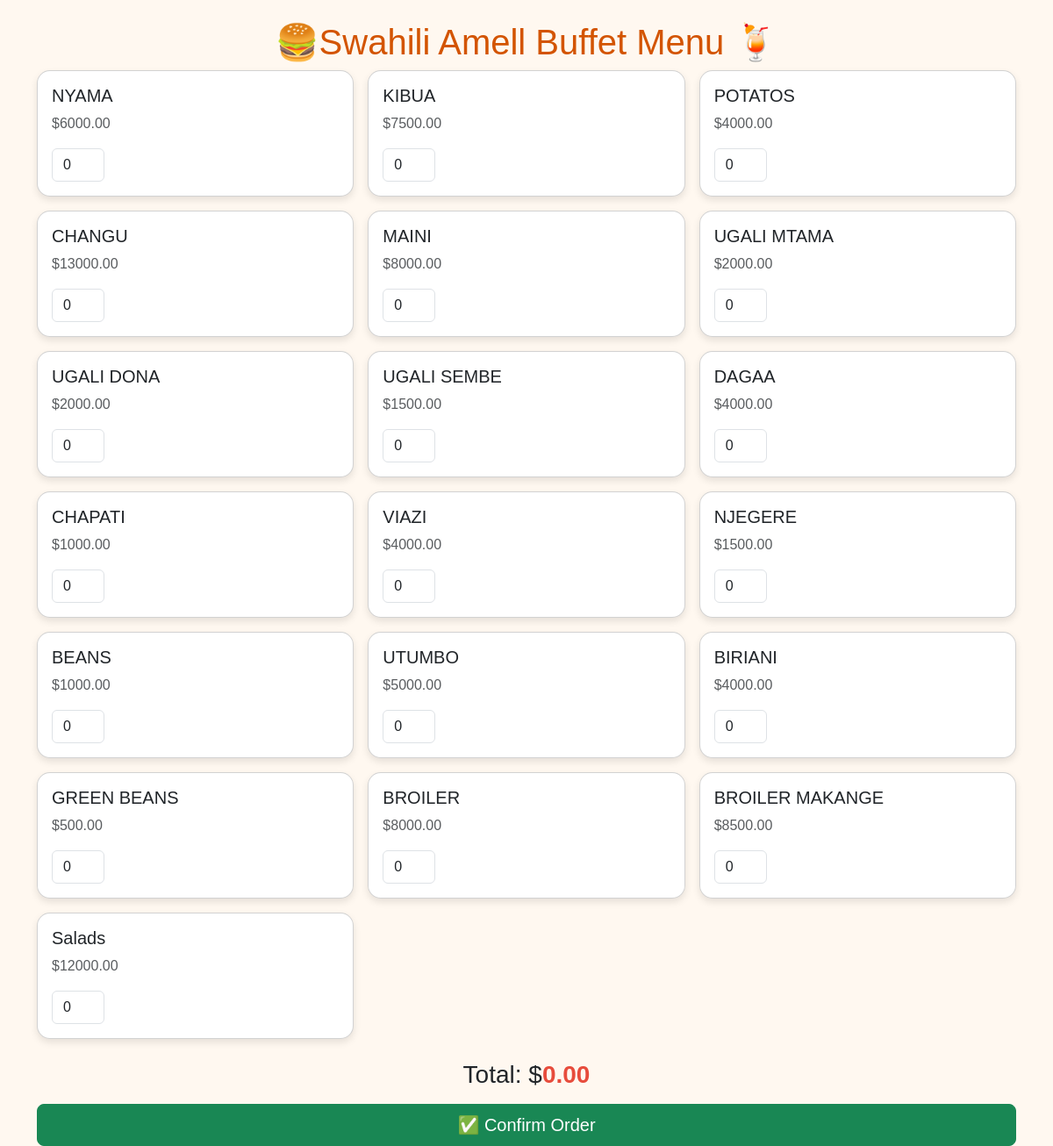
The page / on the database its author committed.
### menu/models.py (models this page shows, shortened)
class Item(models.Model):
    name = models.CharField(max_length=100)
    price = models.DecimalField(max_digits=8, decimal_places=2)

### menu/views.py (the view)
# urls.py: path('', views.menu_view, name='menu'),
def menu_view(request):
    items = Item.objects.all()
    return render(request, 'menu/menu.html', {'items': items})

### menu/templates/menu/menu.html (shortened to what this page needs)
<!DOCTYPE html>
<html lang="en">
<head>
    <link href="https://cdn.jsdelivr.net/npm/bootstrap@5.3.2/dist/css/bootstrap.min.css" rel="stylesheet">
</head>
<body>
<div class="container mt-4">
    <h1>🍔Swahili Amell Buffet Menu 🍹</h1>
    <form method="POST" action="/order/">
        <div class="row g-3">
            {% for item in items %}
                <div class="col-sm-6 col-md-4">
                    <div class="card p-3">
                        <h5>{{ item.name }}</h5>
                        <p class="text-muted">${{ item.price }}</p>
                        <input type="number" name="item_{{ item.id }}" value="0" min="0"
                               data-price="{{ item.price }}" class="form-control quantity">
                    </div>
                </div>
            {% endfor %}
        </div>
        <div class="mt-4 text-center">
            <h3>Total: $<span id="total">0.00</span></h3>
            <button type="submit" class="btn btn-success btn-lg mt-2">✅ Confirm Order</button>
        </div>
    </form>
</div>
</body>
</html>

### menu/templates/menu/menu.html (style rules this page uses)
body { background-color: #fff8f0; font-family: 'Arial', sans-serif; }
h1 { color: #d35400; text-align: center; margin-top: 20px; }
.card { border-radius: 15px; box-shadow: 0 4px 8px rgba(0,0,0,0.1); }
.quantity { width: 60px; }
button { width: 100%; font-size: 1.2em; }
#total { color: #e74c3c; font-weight: bold; }

### rows shown on the page
Item: name "NYAMA", price "6000.00"
Item: name "KIBUA", price "7500.00"
Item: name "POTATOS", price "4000.00"
Item: name "CHANGU", price "13000.00"
Item: name "MAINI", price "8000.00"
Item: name "UGALI MTAMA", price "2000.00"
Item: name "UGALI DONA", price "2000.00"
Item: name "UGALI SEMBE", price "1500.00"
Item: name "DAGAA", price "4000.00"
Item: name "CHAPATI", price "1000.00"
Item: name "VIAZI", price "4000.00"
Item: name "NJEGERE", price "1500.00"
Item: name "BEANS", price "1000.00"
Item: name "UTUMBO", price "5000.00"
Item: name "BIRIANI", price "4000.00"
Item: name "GREEN BEANS", price "500.00"
Item: name "BROILER", price "8000.00"
Item: name "BROILER MAKANGE", price "8500.00"
Item: name "Salads", price "12000.00"
